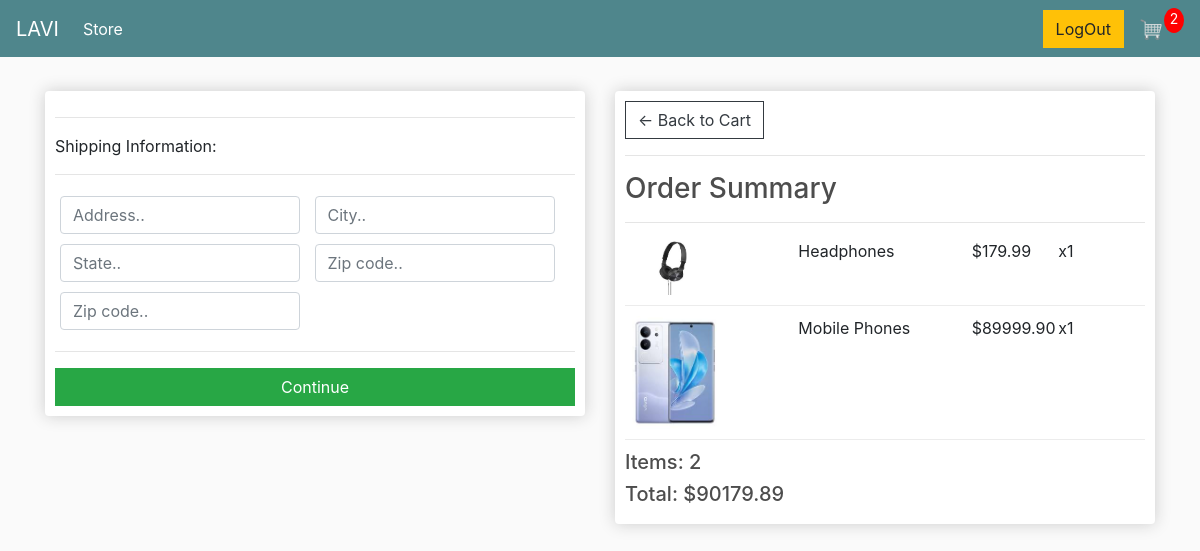
/checkout/ (signed in), run on an earlier commit of the app's database.
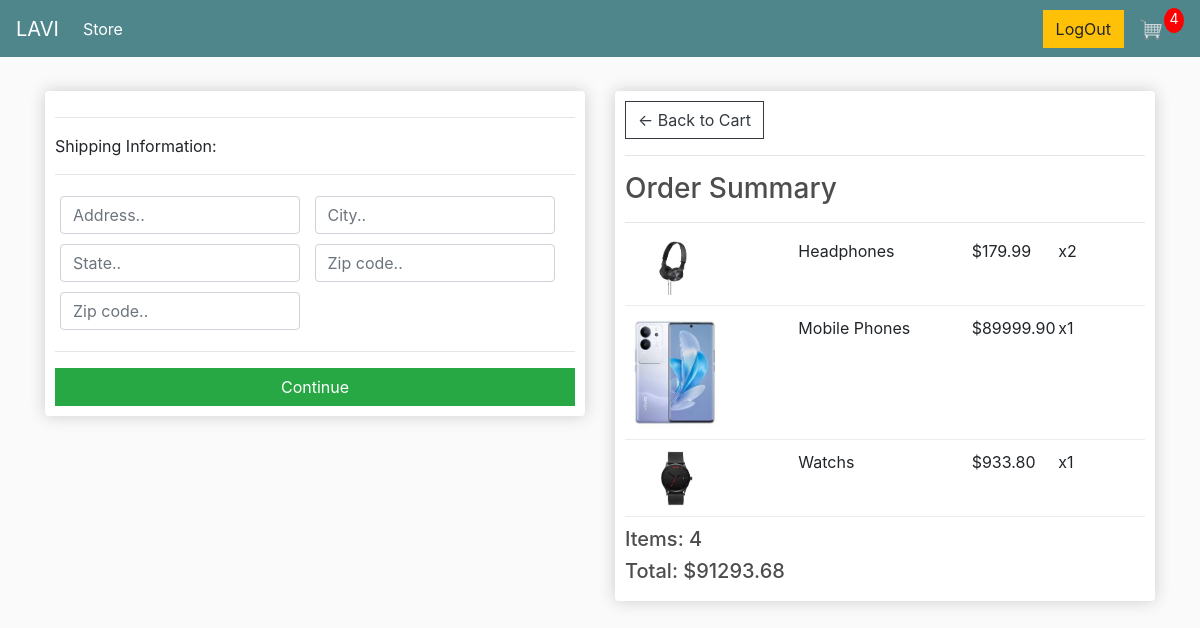
And on a later commit of the database.
### store/models.py (models this page shows, shortened)
class OrderItem(models.Model):
	product = models.ForeignKey(Product, on_delete=models.SET_NULL, null=True)
	order = models.ForeignKey(Order, on_delete=models.SET_NULL, null=True)
	quantity = models.IntegerField(default=0, null=True, blank=True)
	date_added = models.DateTimeField(auto_now_add=True)
	@property
	def get_total(self):
		total = self.product.price * self.quantity
		return total

class Product(models.Model):
	name = models.CharField(max_length=200)
	price = models.FloatField()
	digital = models.BooleanField(default=False,null=True, blank=True)
	image = models.ImageField(null=True, blank=True)
	@property
	def imageURL(self):
		try:
			url = self.image.url
		except:
			url = ''
		return url

class Order(models.Model):
	customer = models.ForeignKey(Customer, on_delete=models.SET_NULL, null=True, blank=True)
	date_ordered = models.DateTimeField(auto_now_add=True)
	complete = models.BooleanField(default=False)
	transaction_id = models.CharField(max_length=100, null=True)
	@property
	def shipping(self):
		shipping = False
		orderitems = self.orderitem_set.all()
		for i in orderitems:
			if i.product.digital == False:
				shipping = True
		return shipping
	@property
	def get_cart_total(self):
		orderitems = self.orderitem_set.all()
		total = sum([item.get_total for item in orderitems])
		return total
	@property
	def get_cart_items(self):
		orderitems = self.orderitem_set.all()
		total = sum([item.quantity for item in orderitems])
		return total

### store/views.py (the view)
# urls.py: path('checkout/', views.checkout, name="checkout"),
def checkout(request):
	data = cartData(request)
	cartItems = data['cartItems']
	order = data['order']
	items = data['items']
	context = {'items':items, 'order':order, 'cartItems':cartItems}
	return render(request, 'store/checkout.html', context)

### store/utils.py (called while the page is built)
def cartData(request):
	if request.user.is_authenticated:
		customer = request.user.customer
		order, created = Order.objects.get_or_create(customer=customer, complete=False)
		items = order.orderitem_set.all()
		cartItems = order.get_cart_items
	else:
		cookieData = cookieCart(request)
		cartItems = cookieData['cartItems']
		order = cookieData['order']
		items = cookieData['items']
	return {'cartItems':cartItems ,'order':order, 'items':items}

### store/templates/store/checkout.html (shortened to what this page needs)
{% extends 'store/main.html' %}
{% load static %}
{% block content %}
     <div class="row">
		<div class="col-lg-6">
			<div class="box-element" id="form-wrapper">
				<form id="form">
					<div id="shipping-info">
						<hr>
						<p>Shipping Information:</p>
						<hr>
						<div class="form-field">
							<input class="form-control" type="text" name="address" placeholder="Address..">
						</div>
						<div class="form-field">
							<input class="form-control" type="text" name="city" placeholder="City..">
						</div>
						<div class="form-field">
							<input class="form-control" type="text" name="state" placeholder="State..">
						</div>
						<div class="form-field">
							<input class="form-control" type="text" name="zipcode" placeholder="Zip code..">
						</div>
						<div class="form-field">
							<input class="form-control" type="text" name="country" placeholder="Zip code..">
						</div>
					</div>
					<hr>
					<input id="form-button" class="btn btn-success btn-block" type="submit" value="Continue">
				</form>
			</div>
			<br>
		</div>
		<div class="col-lg-6">
			<div class="box-element">
				<a  class="btn btn-outline-dark" href="{% url 'cart' %}">&#x2190; Back to Cart</a>
				<hr>
				<h3>Order Summary</h3>
				<hr>
				{% for item in items %}
				<div class="cart-row">
					<div style="flex:2"><img class="row-image" src="{{item.product.imageURL}}"></div>
					<div style="flex:2"><p>{{item.product.name}}</p></div>
					<div style="flex:1"><p>${{item.product.price|floatformat:2}}</p></div>
					<div style="flex:1"><p>x{{item.quantity}}</p></div>
				</div>
				{% endfor %}
				<h5>Items:   {{order.get_cart_items}}</h5>
				<h5>Total:   ${{order.get_cart_total|floatformat:2}}</h5>
			</div>
		</div>
	</div>
{% endblock content %}

### store/templates/store/main.html (shortened to what this page needs)
<!DOCTYPE html>
{% load static %}
<html>
<head>
	<link rel="stylesheet" href="https://stackpath.bootstrapcdn.com/bootstrap/4.4.1/css/bootstrap.min.css">
	<link rel="stylesheet" type="text/css" href="{% static 'css/main.css' %}">
</head>
<body>
	<nav class="navbar navbar-expand-lg navbar-dark bg-dark">
	  <a class="navbar-brand" href="{% url 'login' %}">LAVI</a>
	  <div class="collapse navbar-collapse" id="navbarSupportedContent">
	    <ul class="navbar-nav mr-auto">
	      <li class="nav-item active">
	        <a class="nav-link" href="{% url 'store' %}">Store <span class="sr-only">(current)</span></a>
	      </li>
	    </ul>
	    <div class="form-inline my-2 my-lg-0">
	     	<a href="{% url 'login' %}"class="btn btn-warning">LogOut</a>
	     	<a href="{% url 'cart' %}">
	    		<img  id="cart-icon" src="{% static 'images/cart.png' %}">
	    	</a>
	    	<p id="cart-total">{{cartItems}}</p>
	    </div>
	  </div>
	</nav>
     <div class="container">
            <br>
            {% block content %}
            {% endblock content %}
         </div>
</body>
</html>

### static/css/main.css (style rules this page uses)
body { background-color: hsl(0, 0%, 98%); }
h1,h2,h3,h4,h5,h6 { color:hsl(0, 0%, 30%); }
.box-element { box-shadow:hsl(0, 0%, 80%) 0 0 16px; background-color: #fff; border-radius: 4px; padding: 10px; }
.bg-dark { background-color: #4f868c!important; }
#cart-icon { width:25px; display: inline-block; margin-left: 15px; }
#cart-total { display: block; text-align: center; color:#fff; background-color: red; width: 20px; height: 25px; border-radius: 50%; font-size: 14px; }
.col-lg-4, .col-lg-6, .col-lg-8, .col-lg-12 { margin-top: 10px; }
.btn { border-radius: 0; }
.row-image { width: 100px; }
.form-field { width:250px; display: inline-block; padding: 5px; }
.cart-row { display: flex; align-items: flex-stretch; padding-bottom: 10px; margin-bottom: 10px; border-bottom: 1px solid #ececec; }

What changed in the data, as far as the page shows it:
changed OrderItem "Headphones": quantity "1" → "2"
added OrderItem: product.imageURL (picture), product.name "Watchs", product.price "933.80", quantity "1"
changed through a linked row, Order: get_cart_items "2" → "4"; get_cart_total "90179.89" → "91293.68"
Also different on the page:
{{ cartItems }}: "2" → "4"
